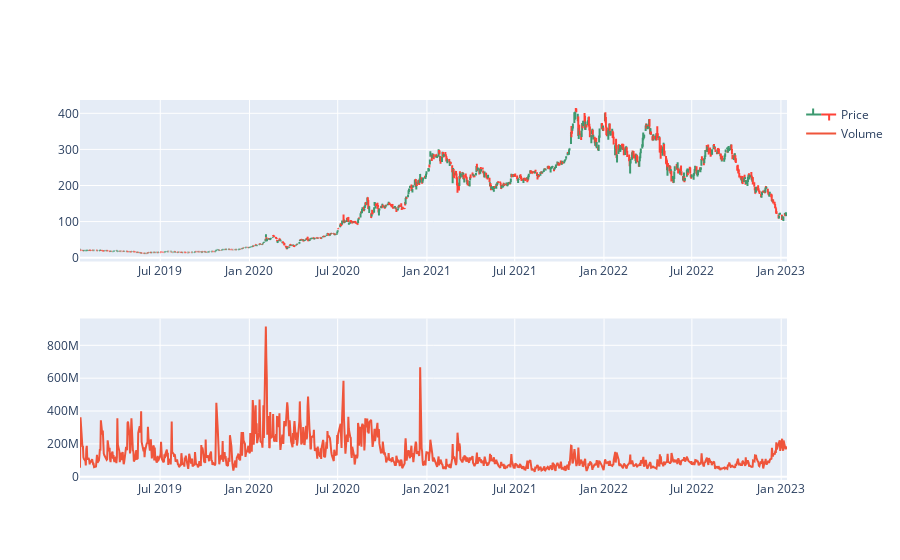

Notebook code cell kept with this figure:
### Code cell
fig = make_subplots(rows=2, cols=1)

fig.add_trace(go.Ohlc(x=df.Date,
                      open=df.Open,
                      high=df.High,
                      low=df.Low,
                      Close=df.Close,
                      name='Price'), row=1, col=1)

fig.add_trace(go.Scatter(x=df.Date, y=df.Volume, name='Volume'), row=2, col=1)

fig.update(layout_xaxis_rangeslider_visible=False)
fig.show()

### Figure 1 — Plotly figure (JSON) as saved in the notebook; plotly's stock layout.template omitted (floating-point values rounded to 4 significant figures; data arrays with more than 128 entries replaced by an {"elided": "..."} marker saying what was removed)
{"data": [{"close": {"elided": "1006 float values"}, "high": {"elided": "1006 float values"}, "low": {"elided": "1006 float values"}, "name": "Price", "open": {"elided": "1006 float values"}, "type": "ohlc", "x": {"elided": "1006 str values"}, "xaxis": "x", "yaxis": "y"}, {"name": "Volume", "type": "scatter", "x": {"elided": "1006 str values"}, "xaxis": "x2", "y": {"elided": "1006 int values"}, "yaxis": "y2"}], "layout": {"xaxis": {"anchor": "y", "domain": [0, 1], "rangeslider": {"visible": false}}, "xaxis2": {"anchor": "y2", "domain": [0, 1]}, "yaxis": {"anchor": "x", "domain": [0.575, 1]}, "yaxis2": {"anchor": "x2", "domain": [0, 0.425]}}}
